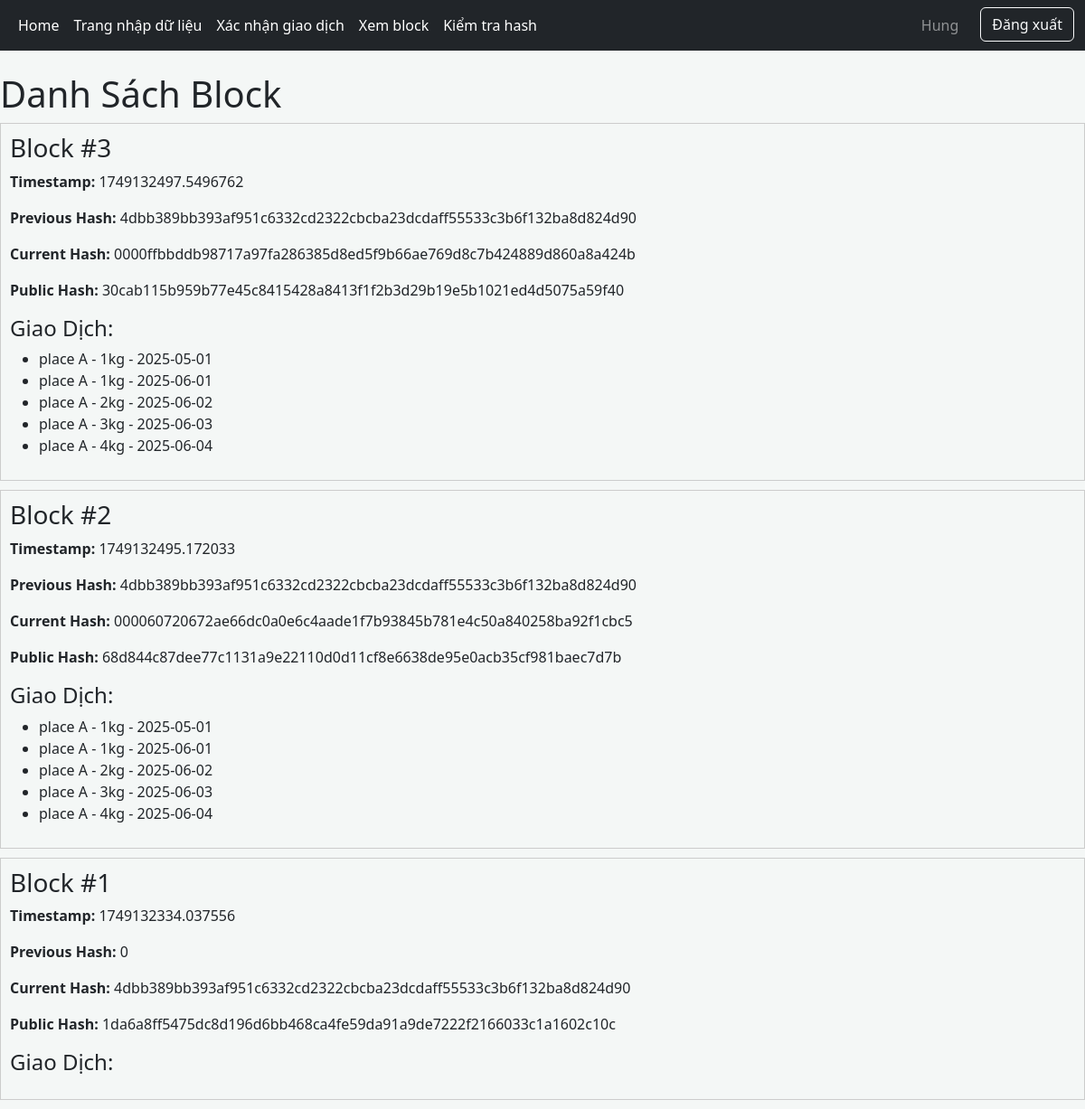
/blocks/ (signed in), run on the app's committed database.
### blockchain/models.py (models this page shows, shortened)
class Block(models.Model):
    index = models.AutoField(primary_key=True)
    timestamp = models.FloatField(default=time)
    transactions = models.JSONField(default=list)
    previous_hash = models.CharField(max_length=64)
    nonce = models.IntegerField(default=0)
    current_hash = models.CharField(max_length=64, blank=True)
    public_hash = models.CharField(max_length=64, blank=True)
    is_verified = models.BooleanField(default=False)

### blockchain/views.py (the view)
# urls.py: path('blocks/', views.block_list_view, name='block_list'),
def block_list_view(request):
    chain = Block.objects.all().order_by('-index')
    return render(request, 'blockchain/block_list.html', {'blocks': chain, 'title': 'List'})

### blockchain/templates/blockchain/block_list.html
{% extends 'blockchain/main.html' %}
{% block content %}
    <h1>Danh Sách Block</h1>
    {% for block in blocks %}
    <div style="border:1px solid #ccc; padding:10px; margin-bottom:10px;">
        <h3>Block #{{ block.index }}</h3>
        <p><strong>Timestamp:</strong> {{ block.timestamp }}</p>
        <p><strong>Previous Hash:</strong> {{ block.previous_hash }}</p>
        <p><strong>Current Hash:</strong> {{ block.current_hash }}</p>
        <p><strong>Public Hash:</strong> {{ block.public_hash }}</p>
        <h4>Giao Dịch:</h4>
        <ul>
            {% for tx in block.transactions %}
            <li>{{ tx.producer }} - {{ tx.amount }}kg - {{ tx.date }}</li>
            {% endfor %}
        </ul>
    </div>
    {% endfor %}
{% endblock %}

### blockchain/templates/blockchain/narbar.html
{% load static %}
<nav class="navbar navbar-expand-md navbar-dark bg-dark mb-4">
  <div class="container-fluid">
    <div class="collapse navbar-collapse" id="navbarCollapse">
      <ul class="navbar-nav me-auto mb-2 mb-md-0">
        <li class="nav-item">
          <a class="nav-link active" aria-current="page" href="{% url 'home' %}">Home</a>
        </li>
        {% if user.is_authenticated %}
          <li class="nav-item">
            <a class="nav-link active" href="{% url 'producer' %}">Trang nhập dữ liệu</a>
          </li>
          <li class="nav-item">
            <a class="nav-link active" aria-current="page" href="{% url 'verification' %}">Xác nhận giao dịch</a>
          </li>
          <li class="nav-item">
          <a class="nav-link active" aria-current="page" href="{% url 'block_list' %}">Xem block</a>
          </li>
          <li class="nav-item">
            <a class="nav-link active" aria-current="page" href="{% url 'verify_block' %}">Kiểm tra hash</a>
          </li>
        {% endif %}
      </ul>
      <ul class="navbar-nav ms-auto mb-2 mb-md-0">
        {% if user.is_authenticated %}
          <li class="nav-item me-3">
            <span class="nav-link text-white-50">{{ user.username }}</span>
          </li>
          <li class="nav-item">
            <a class="btn btn-outline-light" href="{% url 'logout' %}">Đăng xuất</a>
          </li>
        {% else %}
          <li class="nav-item">
            <a class="btn btn-primary" href="{% url 'signin' %}">Đăng nhập</a>
          </li>
        {% endif %}
      </ul>
    </div>
  </div>
</nav>

### staticfiles/CSS/custom.css (style rules this page uses)
body { background-color: #f4f7f6; }

### data on the page
Block: index "3", timestamp "1749132497.5496762", previous_hash "4dbb389bb393af951c6332cd2322cbcba23dcdaff55533c3b6f132ba8d824d90", current_hash "0000ffbbddb98717a97fa286385d8ed5f9b66ae769d8c7b424889d860a8a424b", public_hash "30cab115b959b77e45c8415428a8413f1f2b3d29b19e5b1021ed4d5075a59f40", producer "place A" "place A" "place A" "place A" "place A", amount "1" "1" "2" "3" "4", date "2025-05-01" "2025-06-01" "2025-06-02" "2025-06-03" "2025-06-04"
Block: index "2", timestamp "1749132495.172033", previous_hash "4dbb389bb393af951c6332cd2322cbcba23dcdaff55533c3b6f132ba8d824d90", current_hash "000060720672ae66dc0a0e6c4aade1f7b93845b781e4c50a840258ba92f1cbc5", public_hash "68d844c87dee77c1131a9e22110d0d11cf8e6638de95e0acb35cf981baec7d7b", producer "place A" "place A" "place A" "place A" "place A", amount "1" "1" "2" "3" "4", date "2025-05-01" "2025-06-01" "2025-06-02" "2025-06-03" "2025-06-04"
Block: index "1", timestamp "1749132334.037556", previous_hash "0", current_hash "4dbb389bb393af951c6332cd2322cbcba23dcdaff55533c3b6f132ba8d824d90", public_hash "1da6a8ff5475dc8d196d6bb468ca4fe59da91a9de7222f2166033c1a1602c10c"

### other printed values
{{ user.username }} "Hung"
